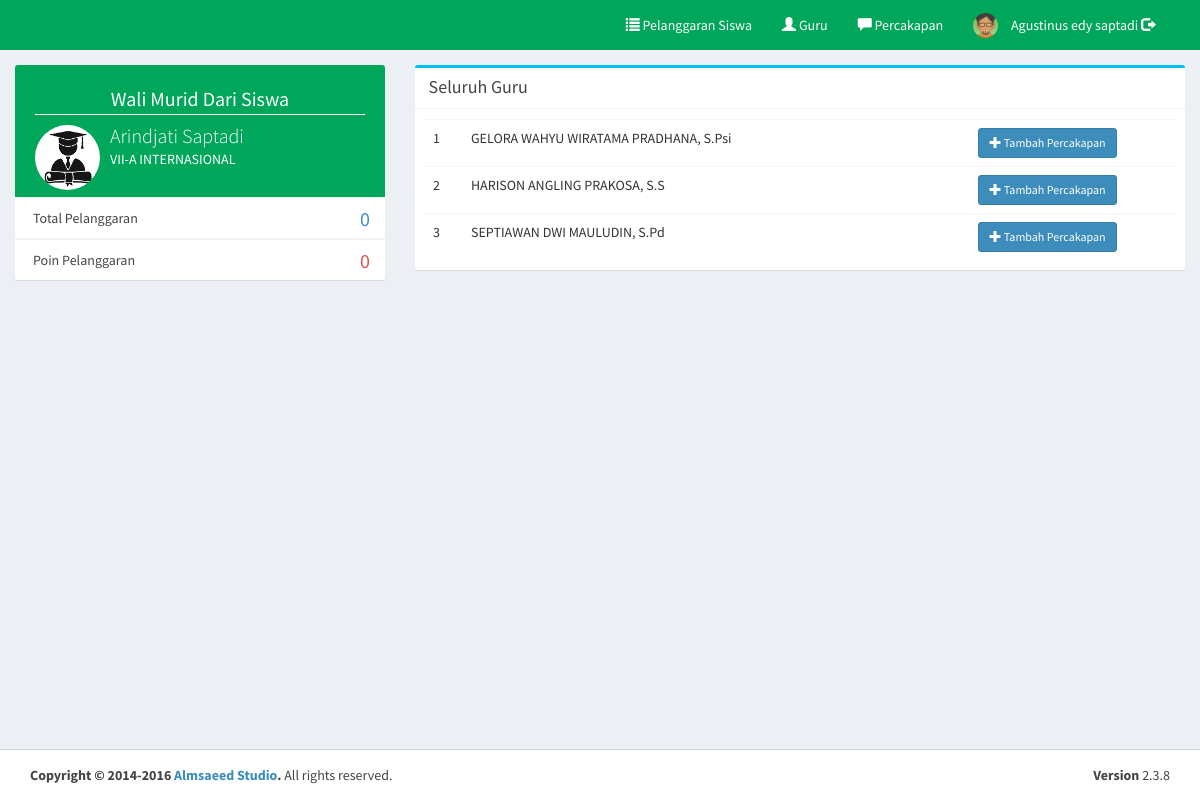
The page /walimurid/guru (signed in) on the database its author committed.
### tables this page shows
CREATE TABLE `orangtua` (
  `c_orangtua` varchar(10) NOT NULL,
  `c_siswa` varchar(10) NOT NULL,
  `nama` varchar(50) NOT NULL,
  `username` varchar(30) NOT NULL,
  `password` varchar(30) NOT NULL
);

CREATE TABLE `siswa` (
  `c_siswa` varchar(10) NOT NULL,
  `c_kelas` varchar(10) NOT NULL,
  `nisn` varchar(20) NOT NULL,
  `nama` varchar(100) NOT NULL,
  `jk` varchar(1) NOT NULL,
  `alamat` varchar(150) NOT NULL,
  `tl` date NOT NULL
);

CREATE TABLE `kelas` (
  `c_kelas` varchar(10) NOT NULL,
  `kelas` varchar(60) NOT NULL
);

CREATE TABLE `guru` (
  `c_guru` varchar(10) NOT NULL,
  `nama` varchar(100) NOT NULL,
  `username` varchar(30) NOT NULL,
  `password` varchar(30) NOT NULL,
  `foto` text NOT NULL
);

### php/config.php (called while the page is built, shortened)
<?php
$base='http://localhost/pointsiswa/';
$basewa='http://localhost/pointsiswa/walimurid/';
?>

### walimurid/view/guru.php (the view, shortened to what this page needs)
      <div class="row">
        <div class="col-md-4">
          <div class="box box-widget widget-user-2">
            <div class="widget-user-header bg-green">
              <p class="text-center" style="font-size: 20px;border-bottom: 1px solid #fff;">Wali Murid Dari Siswa</p>
              <div class="widget-user-image">
                <img class="img-circle" src="<?php echo $base; ?>php/img/siswa.png" alt="User Avatar">
              </div>
              <h4 class="widget-user-username" style="font-size: 20px;"><?php echo $siswa['nama']; ?></h4>
              <h5 class="widget-user-desc"><?php echo $kelas['kelas']; ?></h5>
            </div>
            <div class="box-footer no-padding">
              <ul class="nav nav-stacked">
                <li><a>Total Pelanggaran <span style="font-size: 20px;margin-top:-3px;color: #428bca;" class="pull-right"><?php echo $pel; ?></span></a><li>
                <li><a>Poin Pelanggaran <span style="font-size: 20px;margin-top:-3px;color: #d9534f;" class="pull-right"><?php if($totalpel['total']>0){echo $totalpel['total'];}else{echo "0";} ?></span></a></li>
              </ul>
            </div>
          </div>
        </div>
        <div class="col-xs-12 col-md-8 col-lg-8">
          <div class="box box-info">
            <div class="box-header with-border">
              <h3 class="box-title"></span>&nbsp;Seluruh Guru</h3>
            </div>
            <div class="box-body">
              <table class="table table-hover">
                <tbody>
<?php $smk=mysqli_query($con,"SELECT * FROM guru order by nama asc ");$vr=1;while($akh=mysqli_fetch_array($smk)){ ?>
                <tr>
                  <td><?php echo $vr; ?></td>
                  <td><?php echo $akh['nama']; ?></td>
                  <td align="center">
              <?php $crc=mysqli_fetch_array(mysqli_query($con,"SELECT * FROM relasichat where c_guru='$akh[c_guru]' and c_orangtua='$_SESSION[c_orangtua]' "));
                if($crc==NULL){?>
                    <a href="<?php echo $basewa; ?>w-control/<?php echo md5('tambahchat').'/'.$akh['c_guru']; ?>" class="btn btn-primary btn-sm"><i class="glyphicon glyphicon-plus"></i> Tambah Percakapan</a>
              <?php } else{ ?>
                    <a href="<?php echo $basewa; ?>pesan/<?php echo $akh['c_guru']; ?>/_" class="btn btn-warning btn-sm"><i class="glyphicon glyphicon-comment"></i> Kirim Pesan</a>
              <?php } ?>
                  </td>
                </tr>
<?php $vr++; } ?>
                </tbody>
              </table>
            </div>
          </div>
        </div>
      </div>

### walimurid/main.php (shortened to what this page needs)
<?php require '../php/config.php'; session_start(); if(empty($_SESSION['c_orangtua'])){header('location:../login');} $or=mysqli_fetch_array(mysqli_query($con,"SELECT * FROM orangtua where c_orangtua='$_SESSION[c_orangtua]' ")); $siswa=mysqli_fetch_array(mysqli_query($con,"SELECT * FROM siswa where c_siswa='$or[c_siswa]' ")); $kelas=mysqli_fetch_array(mysqli_query($con,"SELECT * FROM kelas where c_kelas='$siswa[c_kelas]' ")); $pel=mysqli_num_rows(mysqli_query($con,"SELECT * FROM pelanggaran where c_siswa='$or[c_siswa]' ")); $totalpel=mysqli_fetch_array(mysqli_query($con,"SELECT sum(bobot) as total FROM pelanggaran where c_siswa='$or[c_siswa]' ")); ?>
<!DOCTYPE html>
<html>
<head>
  <link rel="stylesheet" href="<?php echo $base; ?>theme/bootstrap/css/bootstrap.min.css">
  <link rel="stylesheet" href="<?php echo $base; ?>theme/dist/css/AdminLTE.min.css">
  <link rel="stylesheet" href="<?php echo $base; ?>theme/dist/css/skins/_all-skins.min.css">
  <link rel="stylesheet" href="<?php echo $base; ?>theme/plugins/datatables/dataTables.bootstrap.css">
</head>
<body class="hold-transition skin-green layout-top-nav fixed">
<div class="wrapper">
  <header class="main-header">
    <nav class="navbar navbar-static-top">
      <div class="container">
        <div class="navbar-custom-menu navbar">
          <ul class="nav navbar-nav navbar-left">
            <li><a href="<?php echo $basewa; ?>"><i class="glyphicon glyphicon-list"></i> Pelanggaran Siswa</a></li>
            <li><a href="<?php echo $basewa; ?>guru"><i class="glyphicon glyphicon-user"></i> Guru</a></li>
            <li><a href="<?php echo $basewa; ?>pesan"><i class="glyphicon glyphicon-comment"></i> Percakapan <span id="pesanbaru"></span></a></li>
            <li class="user user-menu"><a href="<?php echo $base.'php/'.md5('logout'); ?>"><img src="<?php echo $base; ?>php/img/ortu.png" class="user-image" alt="User Image"><span>&nbsp;<?php echo $or['nama']; ?> <i class="glyphicon glyphicon-log-out"></i></span></a></li>
          </ul>
        </div>
      </div>
    </nav>
  </header>
  <div class="content-wrapper">
    <div class="">
      <section class="content">
<?php
  if(empty($_GET['smkakh'])){require 'view/pelanggaran.php';}
  else{
    $act=($_GET['smkakh']);
    if($act=='pesan'){
      require 'view/pesan.php';
    }
    else if($act=='guru'){
      require 'view/guru.php';
    }
    else{
      require 'view/404.php';
    }
  }
?>
      </section>
    </div>
  </div>
  <footer class="main-footer">
    <div class="container">
      <div class="pull-right hidden-xs">
        <b>Version</b> 2.3.8
      </div>
      <strong>Copyright &copy; 2014-2016 <a href="http://almsaeedstudio.com">Almsaeed Studio</a>.</strong> All rights
      reserved.
    </div>
  </footer>
</div>
</body>
</html>

### rows shown on the page
orangtua: nama "Agustinus edy saptadi"
siswa: nama "Arindjati Saptadi"
kelas: kelas "VII-A INTERNASIONAL"
guru: nama "GELORA WAHYU WIRATAMA PRADHANA, S.Psi"
guru: nama "HARISON ANGLING PRAKOSA, S.S"
guru: nama "SEPTIAWAN DWI MAULUDIN, S.Pd"

### other values the page prints
$pel "0"
